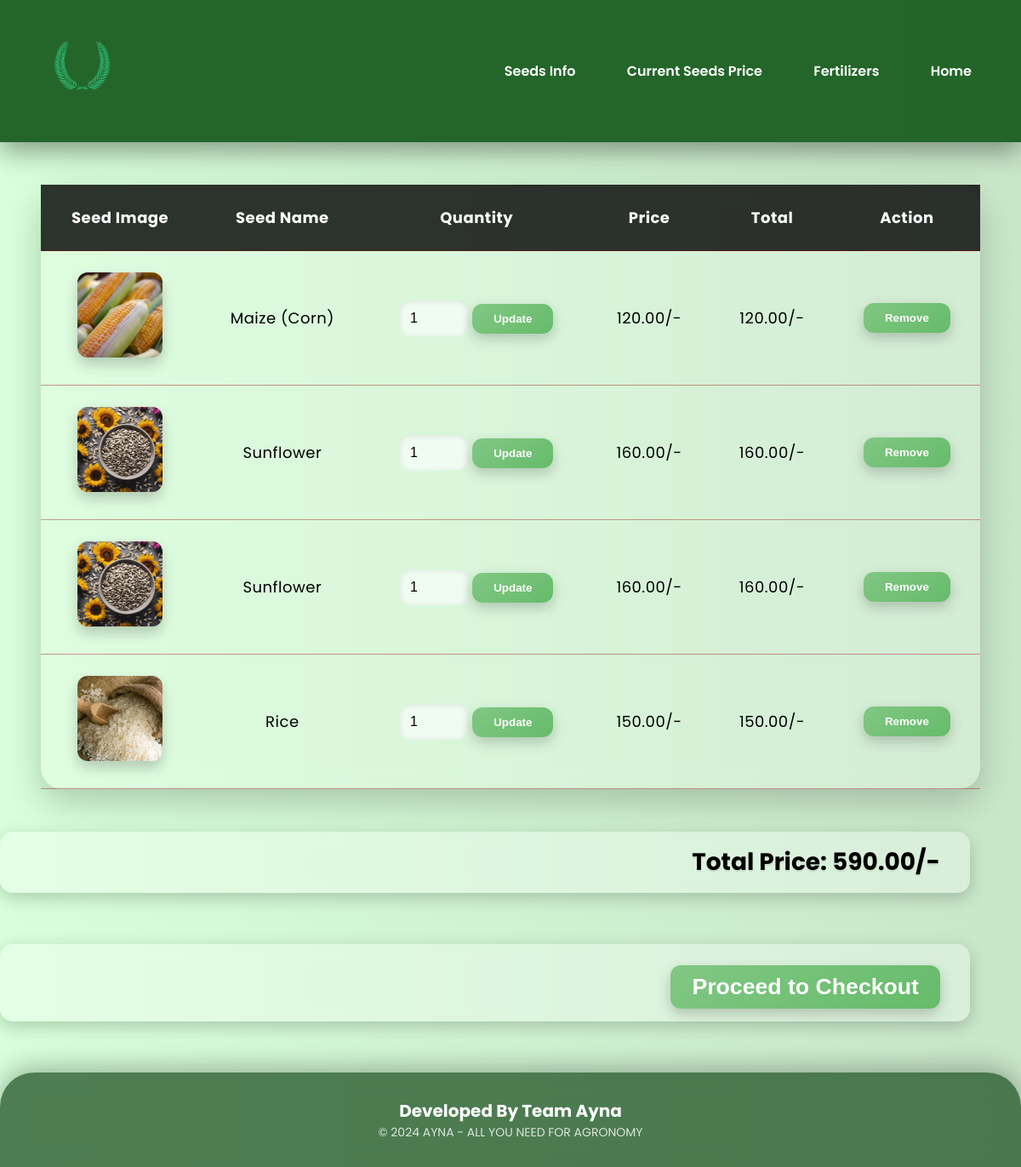
/cart/, run on an earlier commit of the app's database.
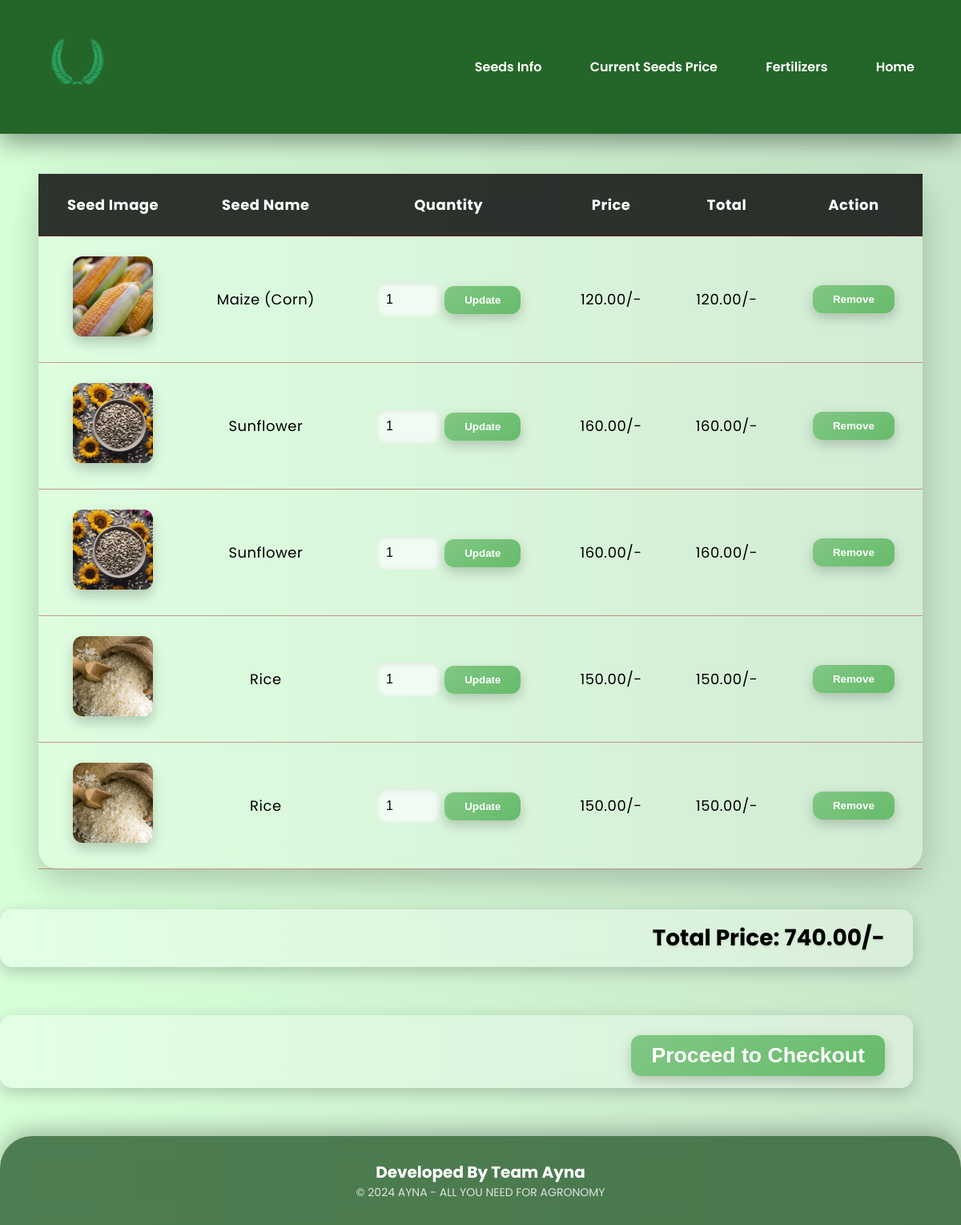
And on a later commit of the database.
### myapp/models.py (models this page shows, shortened)
class CartItem(models.Model):
    seed = models.ForeignKey(Seed, on_delete=models.CASCADE)
    quantity = models.PositiveIntegerField(default=1)
    def total_price(self):
        return self.seed.price * self.quantity

class Seed(models.Model):
    name = models.CharField(max_length=100)
    price = models.DecimalField(max_digits=8, decimal_places=2)
    quantity = models.DecimalField(max_digits=10, decimal_places=2)
    description = models.TextField()
    image = models.ImageField(upload_to='seed_images/')
    wikipedia_link = models.URLField()  # New field for Wikipedia link

### myapp/views.py (the view)
# urls.py: path('cart/', views.cart_view, name='cart_view'),
def cart_view(request):
    cart_items = CartItem.objects.all()
    total_price = sum(item.total_price() for item in cart_items)
    return render(request, 'cart.html', {'cart_items': cart_items, 'total_price': total_price})

### myapp/templates/cart.html (shortened to what this page needs)
{% load static %}
<!DOCTYPE html>
<html lang="en">
<head>
</head>
<body>
  <header>
    <div class="header">
      <a href="{% url 'index' %}" class="logo"><img src="{% static 'AYNA NEW LOGO.png' %}" alt="AYNA Logo"></a>
      <div class="nav-links">
        <a href="{% url 'seed' %}">Seeds Info</a>
        <a href="{% url 'seed_price' %}">Current Seeds Price</a>
        <a href="{% url 'fertilizer' %}">Fertilizers</a>
        <a href="{% url 'index' %}">Home</a>
      </div>
    </div>
  </header>
  <div class="cart-container">
    <table>
      <thead>
        <tr>
          <th>Seed Image</th>
          <th>Seed Name</th>
          <th>Quantity</th>
          <th>Price</th>
          <th>Total</th>
          <th>Action</th>
        </tr>
      </thead>
      <tbody>
        {% for cart_item in cart_items %}
        <tr>
          <td><img src="{{ cart_item.seed.image.url }}" alt="{{ cart_item.seed.name }}"></td>
          <td>{{ cart_item.seed.name }}</td>
          <td>
            <form method="post" action="{% url 'update_quantity' cart_item.id %}">
              <input type="number" name="quantity" value="{{ cart_item.quantity }}" min="1" required>
              <button type="submit">Update</button>
            </form>
          </td>
          <td>{{ cart_item.seed.price }}/-</td>
          <td>{{ cart_item.total_price }}/-</td>
          <td>
            <form method="post" action="{% url 'remove_from_cart' cart_item.id %}">
              <button type="submit" class="cancel-btn">Remove</button>
            </form>
          </td>
        </tr>
        {% endfor %}
      </tbody>
    </table>
    <div class="total-price">
      <p>Total Price: {{ total_price }}/-</p>
    </div>
  </div>
  <div class="price">
  <form method="post" action="{% url 'checkout' %}">
    <button type="submit" class="checkout-btn"><h1>Proceed to Checkout</h1></button>
  </form>
</div>
  <footer>
    <h3>Developed By Team Ayna</h3>
    <p>© 2024 AYNA - ALL YOU NEED FOR AGRONOMY</p>
  </footer>
</body>
</html>

### myapp/templates/cart.html (style rules this page uses)
* { margin: 0; padding: 0; box-sizing: border-box; }
body { font-family: 'Poppins', sans-serif; background: url("../static/bg.png"), linear-gradient(to right, #d7ffd9, #c8e6c9); background-blend-mode: overlay; background-size: cover; background-attachment: fixed; color: #1b5e20; min-height: 100vh; overflow-x: hidden; }
.header { background: rgba(27, 94, 32, 0.95); padding: 20px 40px; display: flex; align-items: center; justify-content: space-between; box-shadow: 0 10px 30px rgba(0, 0, 0, 0.4); position: sticky; top: 0; z-index: 999; }
.header .logo img { height: 120px; }
.nav-links a { color: #fff; margin-left: 20px; text-decoration: none; padding: 10px 18px; font-weight: 600; border-radius: 12px; transition: all 0.3s ease; }
table { width: 92%; margin: 50px auto; border-collapse: collapse; background: rgba(255, 255, 255, 0.2); backdrop-filter: blur(15px); border-radius: 25px; box-shadow: 0 15px 40px rgba(0, 0, 0, 0.2); animation: fadeIn 1s ease-in-out; }
table th, table td { padding: 25px; text-align: center; color: #000000; font-size: 18px; letter-spacing: 0.5px; border-bottom: 1px solid rgba(158, 0, 0, 0.4); }
table th { background: rgba(0, 0, 0, 0.8); color: white; font-weight: bold; }
table td img { width: 100px; height: 100px; object-fit: cover; border-radius: 12px; box-shadow: 0 8px 16px rgba(0, 0, 0, 0.2); }
input[type="number"] { width: 80px; padding: 12px; border: none; border-radius: 12px; background: rgba(255, 255, 255, 0.6); box-shadow: inset 0 1px 6px rgba(0, 0, 0, 0.1); font-size: 16px; transition: transform 0.3s ease; }
button[type="submit"] { padding: 10px 25px; border: none; background: linear-gradient(145deg, #81c784, #66bb6a); color: white; font-weight: bold; border-radius: 12px; cursor: pointer; transition: all 0.3s ease; box-shadow: 0 6px 16px rgba(0, 0, 0, 0.2); }
.cancel-btn { background: linear-gradient(145deg, #e53935, #c62828); }
.total-price { text-align: right; margin: 30px 5% 60px 0; font-size: 28px; font-weight: bold; color: #000000; background: rgba(255, 255, 255, 0.3); padding: 15px 35px; border-radius: 15px; backdrop-filter: blur(10px); box-shadow: 0 6px 20px rgba(0, 0, 0, 0.2); text-shadow: 0 2px 2px rgba(0, 0, 0, 0.1); }
footer { text-align: center; background: rgba(43, 93, 48, 0.8); color: white; padding: 30px 0; font-size: 16px; border-top-left-radius: 40px; border-top-right-radius: 40px; box-shadow: 0 -5px 30px rgba(0, 0, 0, 0.3); backdrop-filter: blur(12px); }
footer h3 { font-size: 20px; font-weight: bold; }
footer p { font-size: 14px; opacity: 0.8; }
.price { text-align: right; margin: 30px 5% 60px 0; font-size: 40px; font-weight: bold; color: #000000; background: rgba(255, 255, 255, 0.3); padding: 15px 35px; border-radius: 15px; backdrop-filter: blur(10px); box-shadow: 0 6px 20px rgba(0, 0, 0, 0.2); text-shadow: 0 2px 2px rgba(0, 0, 0, 0.1); }

What changed in the data, as far as the page shows it:
added CartItem: seed.image (picture), seed.name "Rice", quantity "1", seed.price "150.00", total_price "150.00"
Also different on the page:
{{ total_price }}: "590.00" → "740.00"
